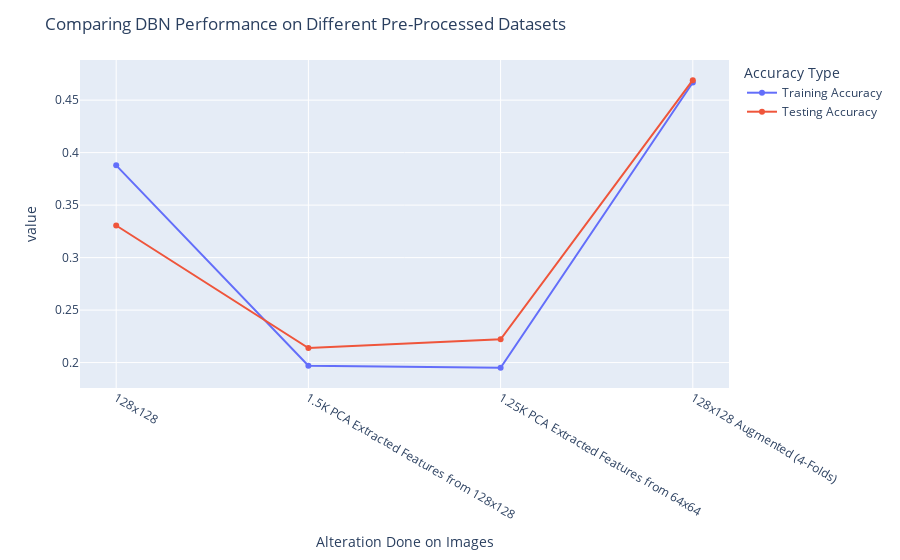

Notebook cell for this chart:
### Code cell
fig = px.line(x=dfsNames, y=[dfsTrAccs, dfsTsAccs], markers=True)
fig.update_layout(title="Comparing DBN Performance on Different Pre-Processed Datasets", legend_title="Accuracy Type")
fig.update_layout(xaxis={"title": "Alteration Done on Images"})
fig = custom_legend_name(fig, ["Training Accuracy", "Testing Accuracy"])
fig.show()

### Figure 1 — Plotly figure (JSON) as saved in the notebook; plotly's stock layout.template omitted (floating-point values rounded to 4 significant figures)
{"data": [{"hovertemplate": "variable=wide_variable_0<br>x=%{x}<br>value=%{y}<extra></extra>", "legendgroup": "wide_variable_0", "line": {"color": "#636efa", "dash": "solid"}, "marker": {"symbol": "circle"}, "mode": "markers+lines", "name": "Training Accuracy", "orientation": "v", "showlegend": true, "type": "scatter", "x": ["128x128", "1.5K PCA Extracted Features from 128x128", "1.25K PCA Extracted Features from 64x64", "128x128 Augmented (4-Folds)"], "xaxis": "x", "y": [0.3879, 0.1971, 0.195, 0.4669], "yaxis": "y"}, {"hovertemplate": "variable=wide_variable_1<br>x=%{x}<br>value=%{y}<extra></extra>", "legendgroup": "wide_variable_1", "line": {"color": "#EF553B", "dash": "solid"}, "marker": {"symbol": "circle"}, "mode": "markers+lines", "name": "Testing Accuracy", "orientation": "v", "showlegend": true, "type": "scatter", "x": ["128x128", "1.5K PCA Extracted Features from 128x128", "1.25K PCA Extracted Features from 64x64", "128x128 Augmented (4-Folds)"], "xaxis": "x", "y": [0.3306, 0.2139, 0.2222, 0.469], "yaxis": "y"}], "layout": {"legend": {"title": {"text": "Accuracy Type"}, "tracegroupgap": 0}, "margin": {"t": 60}, "title": {"text": "Comparing DBN Performance on Different Pre-Processed Datasets"}, "xaxis": {"anchor": "y", "domain": [0, 1], "title": {"text": "Alteration Done on Images"}}, "yaxis": {"anchor": "x", "domain": [0, 1], "title": {"text": "value"}}}}
